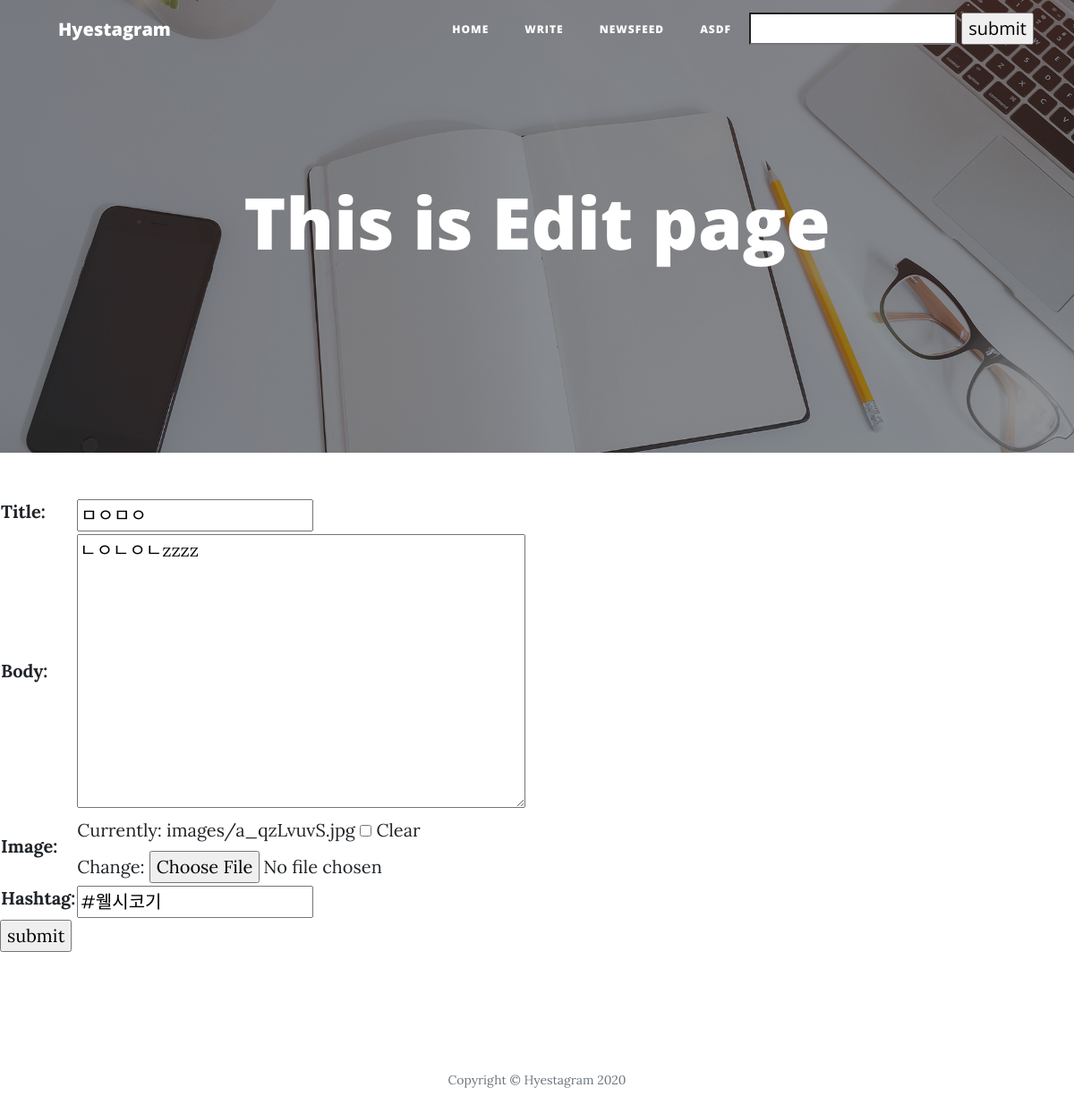
Before: /edit/28 (signed in) with the older database file.
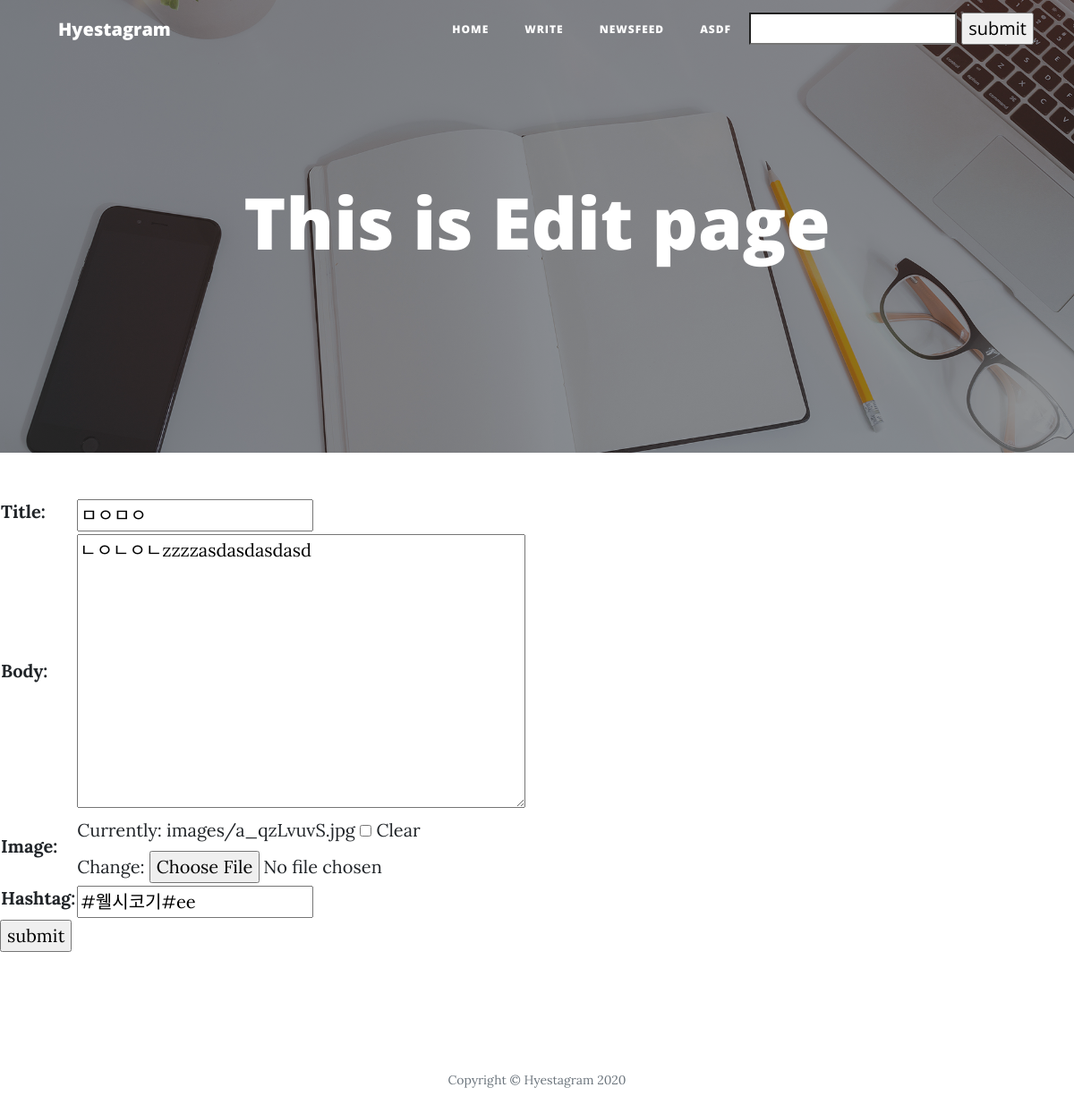
After: the same page with the newer database file.
### app/models.py (models this page shows, shortened)
class Post(models.Model):
    title = models.CharField(max_length=200)
    date = models.DateTimeField('date published')
    body = models.TextField()
    writer = models.ForeignKey(settings.AUTH_USER_MODEL, on_delete=models.CASCADE, related_name="writer", default="")
    image = models.ImageField(upload_to='images/', blank=True)
    hashtag = models.CharField(max_length=200, blank=True)
    hashtags = models.ManyToManyField('Hashtag', blank=True)
    likes = models.ManyToManyField(settings.AUTH_USER_MODEL, related_name="likes")

### app/views.py (the view)
# urls.py: path('edit/<int:pk>', app.views.edit, name='edit'),
def edit(request, pk):
    edit_post = get_object_or_404(Post, pk=pk)
    if edit_post.writer != request.user:
        return HttpResponse('You can edit your own post')
    if request.method == 'POST':
        form = PostForm(request.POST, request.FILES, instance=edit_post)
        if form.is_valid():
            post = form.save(commit=False)
            post.date = timezone.now()
            post.writer = request.user
            tags = form.cleaned_data['hashtag']
            str_tags = tags.split('#')
            list_tags = list()
            for tag in str_tags:
                hashtag = HashtagForm().save(commit=False)
                if Hashtag.objects.filter(name=tag):
                    list_tags.append(Hashtag.objects.get(name=tag))
                else:
                    hashtag.name = tag
                    hashtag.save()
                    list_tags.append(hashtag)
            post.save()
            post.hashtags.add(*list_tags)
            return redirect('home')
    else:
        form = PostForm(instance=edit_post)
        return render(request, 'app/edit.html', {'form': form})

### app/forms.py
class PostForm(forms.ModelForm):
    class Meta:
        model = Post
        fields = ['title', 'body', 'image', 'hashtag']

### app/templates/app/edit.html (shortened to what this page needs)
{% extends "app/base.html" %}
{% block footer %}
<header class="masthead" style="background-image: url('img/home-bg.jpg')">
<div class="overlay"></div>
<div class="container">
  <div class="row">
    <div class="col-lg-8 col-md-10 mx-auto">
      <div class="site-heading">
        <h1>This is Edit page</h1>
      </div>
    </div>
  </div>
</div>
</header>
<form method='POST' enctype="multipart/form-data">
    <table>
        {{form.as_table}}
    </table>
    <input type='submit', value='submit'>
</form>
{{ block.super }}
{% endblock %}

Changed rows visible on the page:
changed Post "ㅁㅇㅁㅇ": body "ㄴㅇㄴㅇㄴzzzz" → "ㄴㅇㄴㅇㄴzzzzasdasdasdasd"; hashtag "#웰시코기" → "#웰시코기#ee"
